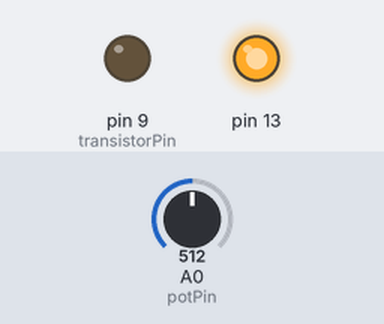
The sketch below on a simulated Arduino Uno, built with avr-gcc and run on an emulated ATmega328P. On the bench: output pins drawn as LEDs (lit = HIGH). Inputs (shaded band) come from the test bench; at power-on: A0 (potPin) = 512. What the sketch prints to the serial monitor is not drawn.

Above: at 0.1 s.
Timing chart, 0 to 1.6 s (numbered marks = the images above):
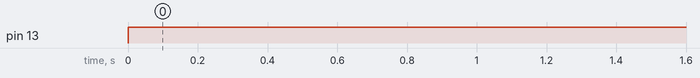

The sketch:

nochip.ino
```cpp
/* SIMPLE MOTOR CONTROL
*
* This sketch uses a T120 Darlington transistor and a 10k Ohm potentiometer to control the speed of a DC motor.
*
* Analog Pin A0 reads the input from the potentiometer. When the potentiometer's wiper is at the negative leg (all
* the way turned down), all of the available 5V of potential are taken across the resistor. AO then reads a value of 0V.
* The motor is then sent a voltage of 0V -- and doesn't run. Conversely, when the potentiometer's wiper is at the positive
* leg, Pin A0 sees 1023 (5V). When divided by 4, this is 255, the value sent by PWM to the motor to run.
*
*/
int potPin = 0; // Analog in 0 connected to the potentiometer
int transistorPin = 9; // PWM Pin 9 connected to the base of the transistor
int potValue = 0; // value returned from the potentiometer
void setup() {
  Serial.begin(9600);
 pinMode(transistorPin, OUTPUT); // set the transistor pin as output:
}
void loop() {
  Serial.println(potValue);
 potValue = analogRead(potPin) / 4; // read the potentiometer, convert it to 0 - 255:
 if(potValue > 100)
 {
 digitalWrite(11, HIGH); // use that to control the motor:
 pinMode(13,OUTPUT);
 digitalWrite(13,HIGH);
 }
else
digitalWrite(11,LOW);
}
```

Measured:
- by itself, pin 13: LOW → HIGH at 0.00 s
